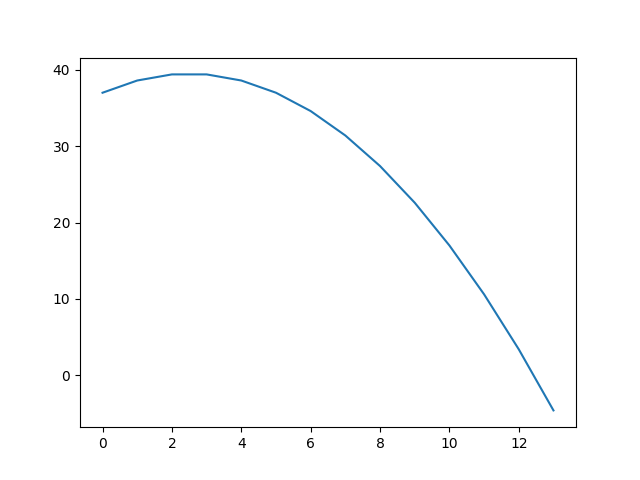

Write Python code to recreate this figure.
"""
test.py — Verifica se todas as dependências do ambiente estão instaladas e funcionando.
Execute dentro do container para validar o ambiente.
"""

import sys
import importlib

REQUIRED = [
    ("numpy",                        "numpy"),
    ("pandas",                       "pandas"),
    ("matplotlib",                   "matplotlib"),
    ("PIL",                          "Pillow"),
    ("cv2",                          "opencv-python-headless"),
    ("tqdm",                         "tqdm"),
    ("torch",                        "torch"),
    ("torchvision",                  "torchvision"),
    ("segmentation_models_pytorch",  "segmentation-models-pytorch"),
    ("albumentations",               "albumentations"),
    ("jupyterlab",                   "jupyterlab"),
]

GREEN  = "\033[92m"
RED    = "\033[91m"
YELLOW = "\033[93m"
RESET  = "\033[0m"


def check_import(module_name, package_name):
    try:
        mod = importlib.import_module(module_name)
        version = getattr(mod, "__version__", "n/a")
        print(f"  {GREEN}✔{RESET}  {package_name:<35} versão {version}")
        return True
    except ImportError as e:
        print(f"  {RED}✘{RESET}  {package_name:<35} FALHOU → {e}")
        return False


def check_torch():
    try:
        import torch
        cuda = torch.cuda.is_available()
        device = "GPU (CUDA)" if cuda else "CPU apenas"
        print(f"\n  {YELLOW}⚙{RESET}  PyTorch rodando em: {device}")
        print(f"        Versão CUDA do torch: {torch.version.cuda or 'N/A'}")
        t = torch.tensor([1.0, 2.0, 3.0])
        print(f"        Tensor de teste: {t.tolist()} — OK")
    except Exception as e:
        print(f"  {RED}Erro ao testar PyTorch:{RESET} {e}")


def check_opencv():
    try:
        import cv2
        import numpy as np
        img  = np.zeros((100, 100, 3), dtype=np.uint8)
        gray = cv2.cvtColor(img, cv2.COLOR_BGR2GRAY)
        assert gray.shape == (100, 100), "shape inesperado"
        print(f"        OpenCV conversão BGR→Gray: OK (shape {gray.shape})")
    except Exception as e:
        print(f"  {RED}Erro ao testar OpenCV:{RESET} {e}")


def check_segmentation():
    try:
        import segmentation_models_pytorch as smp
        model = smp.Unet(encoder_name="resnet18", encoder_weights=None,
                         in_channels=3, classes=1)
        print(f"        U-Net (resnet18, sem pesos pré-treinados): construída OK")
    except Exception as e:
        print(f"  {RED}Erro ao testar segmentation_models_pytorch:{RESET} {e}")


def main():
    print(f"\n{'='*55}")
    print(f"  🐳  Verificação do ambiente Docker")
    print(f"  Python {sys.version.split()[0]}  |  {sys.platform}")
    print(f"{'='*55}\n")

    print("[ Verificando imports ]\n")
    results = [check_import(mod, pkg) for mod, pkg in REQUIRED]

    print("\n[ Testes funcionais ]\n")
    check_torch()
    check_opencv()
    check_segmentation()

    total  = len(results)
    passed = sum(results)
    failed = total - passed

    print(f"\n{'='*55}")
    if failed == 0:
        print(f"  {GREEN}✔  Todos os {total} pacotes OK! Ambiente pronto.{RESET}")
    else:
        print(f"  {RED}✘  {failed}/{total} pacotes com falha.{RESET}")
    print(f"{'='*55}\n")
    sys.exit(0 if failed == 0 else 1)

def func():
    import matplotlib.pyplot as plt
    a = 2
    b = 37
    x=[]
    y=[]
    i=0
    while i >= 0:
        y.append(a*i + b  -0.4*i**2)
        x.append(i)
        i += 1
        if (y[i-1] > 1000 or y[i-1] < 0):
            break
    print(y)
    plt.plot(x, y)
    plt.savefig("test.png")


if __name__ == "__main__":
    # main()
    func()
